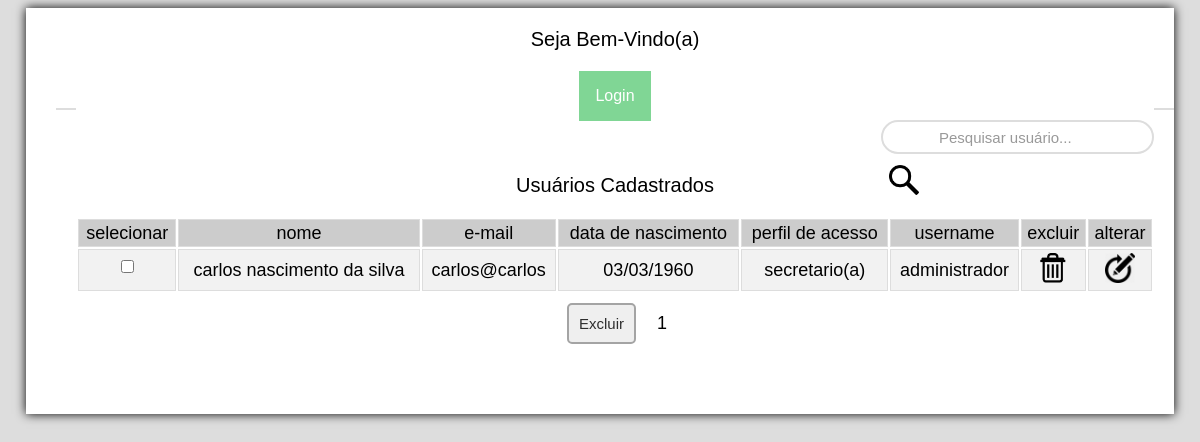
The app's page /usuario/listar.php with its own data.
### tables this page shows
create table usuario(
	id integer primary key auto_increment,
        nome varchar(100),
        email varchar(100) unique,
        dataN date,
        cpf varchar(15) unique,
        perfil_acesso varchar(15),
	username varchar(100) unique,
	password varchar(100)
  	
);

### usuario/listar.php (the view, shortened to what this page needs)
<!DOCTYPE html>
<html>
    <head>
       <link href="../css/form_buscar.css" rel="stylesheet"/>
    </head>
    <body>
        <div id="interface">
            <?php
            include '../cabecalho.php';
            include '../bd/conectar.php';
            $pagina = (isset($_GET['pagina'])) ? $_GET['pagina'] : 1;
            $sql_usuario = "select * from usuario";
            $resultado_usuario = mysqli_query($conexao, $sql_usuario);
            $total = mysqli_num_rows($resultado_usuario);
            $registros = 10;
            $numPaginas = ceil($total / $registros);
            $inicio = ($registros * $pagina) - $registros;
            ?>
              <form method="post" action="pesquisa.php?a=buscar" class="form-pesquisa">
                <div class="form_pesquisa">
                    <input required="" type="text" placeholder="   Pesquisar usuário..." name="pesquisaUsuario" />
                <button><img src="../img/search.png" height="30" width="30" style="cursor: pointer;"/></button>
                </div>
                </form>
            <?php
            $sql = "select id, nome, email, date_format(dataN, '%d/%m/%Y') as dataNformatada, perfil_acesso, username from usuario where username != '$_SESSION[username]' limit $inicio,$registros";
            $resultado = mysqli_query($conexao, $sql);
            ?>
            <form action="confirmacao_lote.php" method="post">
                <table id="customers">
                    <caption>Usuários Cadastrados</caption>
                    <tr  class="estilo">
                        <td>Selecionar</td><td>Nome</td><td>E-mail</td><td>Data de nascimento</td><td>Perfil de acesso</td><td>Username</td><td>Excluir</td><td>Alterar</td>
                    </tr>
                    <?php
                    while ($linha = mysqli_fetch_array($resultado)) {
                        ?>
                    <tr>
                            <td><input type="checkbox" name="id[]" value="<?= $linha['id'] ?>"</td>
                            <td><?= $linha['nome'] ?></td>
                            <td><?= $linha['email'] ?></td>
                            <td><?= $linha['dataNformatada'] ?></td>
                            <td><?= $linha['perfil_acesso'] ?></td>
                            <td><?= $linha['username'] ?></td>
                            <td><a href="confirmacao.php?id=<?= $linha['id'] ?>">
                                    <img src="../img/excluir2.png" height="30" width="30"/></a></td>
                            <td><a href="form_alterar.php?id=<?= $linha['id'] ?>">
                                    <img src="../img/alterar2.png" height="30" width="30"/></a></td>
                        </tr>
                        <?php
                    }
                    ?>
                </table>
                 <button class="btn-insira">Excluir</button>
                 <?php
                for ($i = 1; $i < $numPaginas + 1; $i++) {
                    echo "<a class='paginacao' href='listar.php?pagina= $i '> " . $i . " </a>";
                }
                ?>
            </form>
            <?php
            require_once '../rodape.php';
            ?>
    </body>
</html>

### css/form_buscar.css (style rules this page uses)
.form_pesquisa { float: right; width: 25%; height: 30px; border: 2px solid #ddd; border-radius: 30px; margin-top: 30px; }
.form_pesquisa input[ type='text' ] { float: left; width: 85%; height: 100%; border: none; background: transparent; }
.form_pesquisa button { float: left; width: 15%; height: 100%; border: none; background-size: contain; background-repeat: no-repeat; background-color: transparent; cursor: pointer; }

### css/estilo.css (style rules this page uses)
body { background-color: #dddddd; color: rgba(0,0,0,1); font-family: arial; font-size: 14px; }
div#interface { background-color: white; width: 1118px; margin: 0px auto 10px auto; box-shadow: 0px 0px 10px; padding: 0px 0px 50px 30px; }
td { text-transform: lowercase; }
input { border-radius: 8px; text-align: center; margin-bottom: 10px; }
form { text-align: center; font-size: 18px; }

### usuario/listar.php (style rules this page uses)
#customers { font-family: Arial; border-collapse: separate; width: 100%; color: threeddarkshadow; }
#customers td, #customers th { border: 1px solid #ddd; padding: 2.5px; }
#customers tr:nth-child(even) { background-color: #f2f2f2; }
#customers tr.estilo { background-color: #ccc; color: black; }
body { background-color: #dddddd; color: rgba(0,0,0,1); font-family: arial; font-size: 14px; }
div#interface { background-color: white; width: 1250px; margin: 0px auto 10px auto; box-shadow: 0px 0px 10px; padding: 0px 30px 50px 30px; }
img { margin: 0 auto; text-align: center; }
button.btn-insira { color: #2E2E2E; border: 2px solid #A4A4A4; cursor: pointer; border-radius: 5px; padding: 10px; font-size: 15px; margin-top: 10px; margin-left: 20px; margin-bottom: 20px; }
caption { font-size: 20px; margin-top: 20px; margin-bottom: 20px; }
form { background-color: white; margin-top: -20px; margin-left: 20px; margin-right: 20px; }
input { border-radius: 10px; }
td { text-align: center; }

### cabecalho.php (style rules this page uses)
body { font-family: arial; }
a { text-decoration: none; color: white; }
a.paginacao { display: inline-block; padding: 0; margin: 0; color: black; padding: 8px 16px; text-decoration: none; border-radius: 5px; }

### records on screen
usuario: nome "carlos nascimento da silva", email "carlos@carlos", dataNformatada "03/03/1960", perfil_acesso "secretario(a)", username "administrador"
